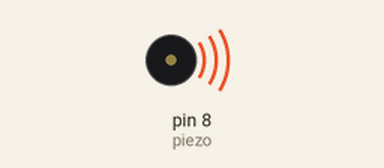
A sketch run on a simulated Arduino Uno, built with avr-gcc and run on an emulated ATmega328P. Shown: buzzer (waves = sounding).

Above: at 0.7 s.
Timing chart, 0 to 3.0 s (numbered marks = the images above):
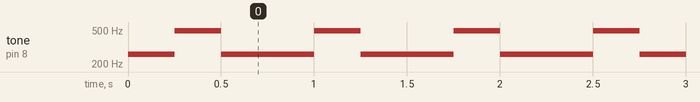

The sketch:

music.ino
```cpp
int piezo = 8;
int duration = 250;

int notes[] =
{261,  493, 261};

void setup() {
  pinMode(piezo, OUTPUT);
}

void loop() {
  for (int i = 0; i < 3; i++)
  {
    tone(piezo, notes[i], duration);
    delay(duration);
  }
}
```

Measured:
- by itself, tone on pin 8 (piezo): repeats every 0.75 s: 493 Hz 0.25 s, 261 Hz 0.50 s
